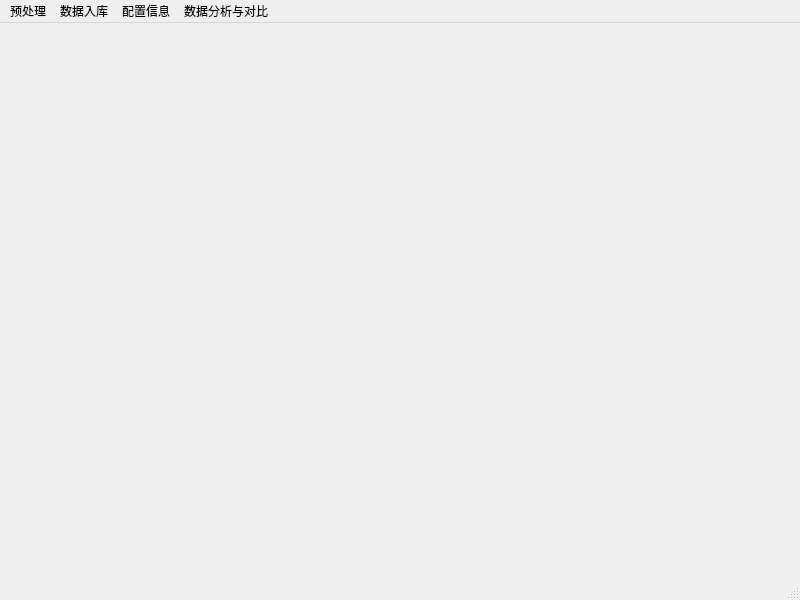
<?xml version="1.0" encoding="UTF-8"?>
<ui version="4.0">
 <class>MainWindow</class>
 <widget class="QMainWindow" name="MainWindow">
  <property name="geometry">
   <rect>
    <x>0</x>
    <y>0</y>
    <width>800</width>
    <height>600</height>
   </rect>
  </property>
  <property name="windowTitle">
   <string>MainWindow</string>
  </property>
  <widget class="QWidget" name="centralwidget">
   <widget class="QStackedWidget" name="stackedWidget">
    <property name="geometry">
     <rect>
      <x>380</x>
      <y>180</y>
      <width>120</width>
      <height>80</height>
     </rect>
    </property>
    <widget class="QWidget" name="page"/>
    <widget class="QWidget" name="page_2"/>
   </widget>
  </widget>
  <widget class="QMenuBar" name="menubar">
   <property name="geometry">
    <rect>
     <x>0</x>
     <y>0</y>
     <width>800</width>
     <height>22</height>
    </rect>
   </property>
   <widget class="QMenu" name="menu">
    <property name="title">
     <string>预处理</string>
    </property>
    <addaction name="actionsourcefileimport"/>
   </widget>
   <widget class="QMenu" name="menu_2">
    <property name="title">
     <string>数据入库</string>
    </property>
    <addaction name="actionfileimport"/>
   </widget>
   <widget class="QMenu" name="menu_3">
    <property name="cursor">
     <cursorShape>IBeamCursor</cursorShape>
    </property>
    <property name="title">
     <string>配置信息</string>
    </property>
   </widget>
   <widget class="QMenu" name="menu_4">
    <property name="title">
     <string>数据分析与对比</string>
    </property>
   </widget>
   <addaction name="menu"/>
   <addaction name="menu_2"/>
   <addaction name="menu_3"/>
   <addaction name="menu_4"/>
  </widget>
  <widget class="QStatusBar" name="statusbar"/>
  <action name="action123">
   <property name="text">
    <string>123</string>
   </property>
  </action>
  <action name="actionsourcefileimport">
   <property name="text">
    <string>源文件导入</string>
   </property>
  </action>
  <action name="actionfileimport">
   <property name="text">
    <string>文件导入</string>
   </property>
  </action>
 </widget>
 <resources/>
 <connections/>
</ui>
